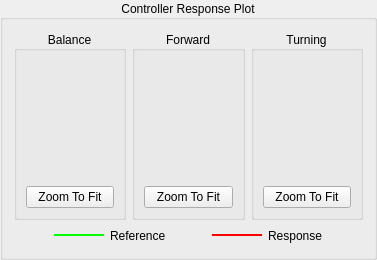
        <widget class="QGroupBox" name="controller_group_box_response">
         <property name="title">
          <string>Controller Response Plot</string>
         </property>
         <property name="alignment">
          <set>Qt::AlignCenter</set>
         </property>
         <layout class="QVBoxLayout" name="controller_group_box_layout_response">
          <item>
           <layout class="QHBoxLayout" name="controller_response_layout_plot">
            <item>
             <widget class="QGroupBox" name="controller_response_group_box_balance">
              <property name="title">
               <string>Balance</string>
              </property>
              <property name="alignment">
               <set>Qt::AlignCenter</set>
              </property>
              <layout class="QGridLayout" name="controller_response_group_box_layout_balance">
               <item row="0" column="0">
                <widget class="biped::ground_station::RollingPlot" name="controller_response_plot_balance" native="true">
                 <property name="sizePolicy">
                  <sizepolicy hsizetype="Preferred" vsizetype="MinimumExpanding">
                   <horstretch>0</horstretch>
                   <verstretch>0</verstretch>
                  </sizepolicy>
                 </property>
                 <property name="minimumSize">
                  <size>
                   <width>0</width>
                   <height>120</height>
                  </size>
                 </property>
                </widget>
               </item>
               <item row="1" column="0">
                <widget class="QPushButton" name="controller_response_plot_push_button_zoom_to_fit_balance">
                 <property name="text">
                  <string>Zoom To Fit</string>
                 </property>
                </widget>
               </item>
              </layout>
             </widget>
            </item>
            <item>
             <widget class="QGroupBox" name="controller_response_group_box_forward">
              <property name="title">
               <string>Forward</string>
              </property>
              <property name="alignment">
               <set>Qt::AlignCenter</set>
              </property>
              <layout class="QGridLayout" name="controller_response_group_box_layout_forward">
               <item row="0" column="0">
                <widget class="biped::ground_station::RollingPlot" name="controller_response_plot_forward" native="true">
                 <property name="sizePolicy">
                  <sizepolicy hsizetype="Preferred" vsizetype="MinimumExpanding">
                   <horstretch>0</horstretch>
                   <verstretch>0</verstretch>
                  </sizepolicy>
                 </property>
                 <property name="minimumSize">
                  <size>
                   <width>0</width>
                   <height>120</height>
                  </size>
                 </property>
                </widget>
               </item>
               <item row="1" column="0">
                <widget class="QPushButton" name="controller_response_plot_push_button_zoom_to_fit_forward">
                 <property name="text">
                  <string>Zoom To Fit</string>
                 </property>
                </widget>
               </item>
              </layout>
             </widget>
            </item>
            <item>
             <widget class="QGroupBox" name="controller_response_group_box_turning">
              <property name="title">
               <string>Turning</string>
              </property>
              <property name="alignment">
               <set>Qt::AlignCenter</set>
              </property>
              <layout class="QGridLayout" name="controller_response_group_box_layout_turning">
               <item row="0" column="0">
                <widget class="biped::ground_station::RollingPlot" name="controller_response_plot_turning" native="true">
                 <property name="sizePolicy">
                  <sizepolicy hsizetype="Preferred" vsizetype="MinimumExpanding">
                   <horstretch>0</horstretch>
                   <verstretch>0</verstretch>
                  </sizepolicy>
                 </property>
                 <property name="minimumSize">
                  <size>
                   <width>0</width>
                   <height>120</height>
                  </size>
                 </property>
                </widget>
               </item>
               <item row="1" column="0">
                <widget class="QPushButton" name="controller_response_plot_push_button_zoom_to_fit_turning">
                 <property name="text">
                  <string>Zoom To Fit</string>
                 </property>
                </widget>
               </item>
              </layout>
             </widget>
            </item>
           </layout>
          </item>
          <item>
           <layout class="QHBoxLayout" name="controller_response_layout_legend">
            <item>
             <spacer name="controller_response_legend_spacer_left">
              <property name="orientation">
               <enum>Qt::Horizontal</enum>
              </property>
              <property name="sizeHint" stdset="0">
               <size>
                <width>40</width>
                <height>20</height>
               </size>
              </property>
             </spacer>
            </item>
            <item>
             <widget class="Line" name="controller_response_legend_line_reference">
              <property name="minimumSize">
               <size>
                <width>50</width>
                <height>0</height>
               </size>
              </property>
              <property name="styleSheet">
               <string notr="true">#controller_response_legend_line_reference
{
		color: rgb(0, 255, 0);
}</string>
              </property>
              <property name="frameShadow">
               <enum>QFrame::Plain</enum>
              </property>
              <property name="lineWidth">
               <number>2</number>
              </property>
              <property name="orientation">
               <enum>Qt::Horizontal</enum>
              </property>
             </widget>
            </item>
            <item>
             <widget class="QLabel" name="controller_response_legend_label_reference">
              <property name="text">
               <string>Reference</string>
              </property>
             </widget>
            </item>
            <item>
             <spacer name="controller_response_legend_spacer_center">
              <property name="orientation">
               <enum>Qt::Horizontal</enum>
              </property>
              <property name="sizeType">
               <enum>QSizePolicy::Minimum</enum>
              </property>
              <property name="sizeHint" stdset="0">
               <size>
                <width>40</width>
                <height>20</height>
               </size>
              </property>
             </spacer>
            </item>
            <item>
             <widget class="Line" name="controller_response_legend_line_response">
              <property name="minimumSize">
               <size>
                <width>50</width>
                <height>0</height>
               </size>
              </property>
              <property name="styleSheet">
               <string notr="true">#controller_response_legend_line_response
{
		color: rgb(255, 0, 0);
}</string>
              </property>
              <property name="frameShadow">
               <enum>QFrame::Plain</enum>
              </property>
              <property name="lineWidth">
               <number>2</number>
              </property>
              <property name="orientation">
               <enum>Qt::Horizontal</enum>
              </property>
             </widget>
            </item>
            <item>
             <widget class="QLabel" name="controller_response_legend_label_response">
              <property name="text">
               <string>Response</string>
              </property>
             </widget>
            </item>
            <item>
             <spacer name="controller_response_legend_spacer_right">
              <property name="orientation">
               <enum>Qt::Horizontal</enum>
              </property>
              <property name="sizeHint" stdset="0">
               <size>
                <width>40</width>
                <height>20</height>
               </size>
              </property>
             </spacer>
            </item>
           </layout>
          </item>
         </layout>
        </widget>
